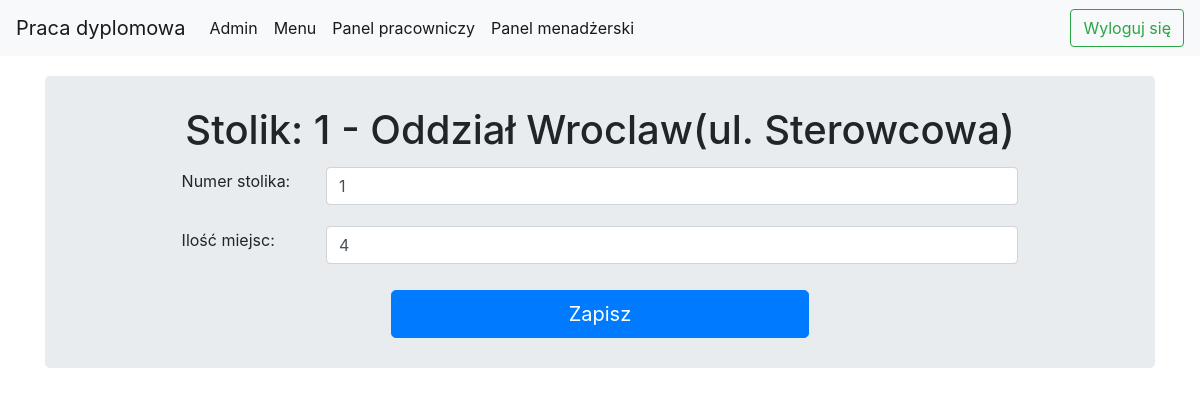
/edit_table/1/ (signed in), run on the app's committed database.
### restaurantApp/models.py (models this page shows, shortened)
class Table(models.Model):
    table_number = models.IntegerField()
    restaurant = models.ForeignKey(Restaurant, on_delete=models.CASCADE)
    chairs_quantity = models.IntegerField(default=2)
    def __str__(self):
        return f"Stolik: {self.table_number} - {self.restaurant}"

class Restaurant(models.Model):
    address = models.OneToOneField(Address, on_delete=models.CASCADE)
    def __str__(self):
        return f"Oddział {self.address.city}(ul. {self.address.street_name})"

class Address(models.Model):
    street_name = models.CharField(max_length=100)
    street_number = models.IntegerField()
    house_number = models.IntegerField(null=True, blank=True)
    city = models.CharField(max_length=100)
    zip_code = models.CharField(max_length=10)

### restaurantApp/views.py (the view)
    def _wrapped_view_func(request, *args, **kwargs):
        if request.user.employee.position != "M":
            return HttpResponse('Nie posiadasz uprawnień')
        else:
            return view_func(request, *args, **kwargs)

### restaurantApp/views.py (called while the page is built, shortened)
def manager_required(view_func):
    def _wrapped_view_func(request, *args, **kwargs):
        if request.user.employee.position != "M":
            return HttpResponse('Nie posiadasz uprawnień')
        else:
            return view_func(request, *args, **kwargs)
    return _wrapped_view_func

@login_required
@manager_required
def edit_table(request, id):
    table = Table.objects.get(id=id)
    return render(request, "restaurantApp/edit_table.html", {"table": table})

### templates/restaurantApp/edit_table.html (shortened to what this page needs)
<!DOCTYPE html>
{% extends "restaurantApp/base.html" %}
{% load static %}
{% block css_block %}
    <link rel="stylesheet" type="text/css" href="{% static 'css/control_panel.css' %}">
    <link rel="stylesheet" type="text/css" href="{% static 'css/forms.css' %}">
{% endblock css_block %}
{% block body_block %}
    <div class="jumbotron">
        <h1 align="center">{{ table }}</h1>
        <div class="form-default">
            <form id="editProductOrderForm" method="post" enctype="multipart/form-data">
                <div class="form-group row">
                    <label for id="table-number" class="col-sm-2 col-form-label">Numer stolika: </label>
                    <div class="col-sm-10">
                        <input class="form-control" id="table-number" name="table_number" type="number"
                               value="{{ table.table_number }}" min="1">
                    </div>
                </div>
                <div class="form-group row">
                    <label for id="chairs-quantity" class="col-sm-2 col-form-label">Ilość miejsc: </label>
                    <div class="col-sm-10">
                        <input class="form-control" id="chairs-quantity" name="chairs_quantity" type="number"
                               value="{{ table.chairs_quantity }}"
                               min="1">
                    </div>
                </div>
                <button type="submit" class="btn btn-primary btn-lg"> Zapisz
                </button>
            </form>
        </div>
    </div>
{% endblock %}

### static/css/base.css (style rules this page uses)
html { overflow: hidden; }
body { margin: 0; box-sizing: border-box; }
html, body { height: 100%; width: 100%; background: url("/static/img/b3.JPG") no-repeat 0 0 scroll; height: 100%; width: 100%; background-position: 0px -40px; background-repeat: no-repeat; background-size: cover; }
.jumbotron { height: 100%; margin-bottom: 20px; margin-top: 20px; padding-top: 30px; padding-bottom: 30px; }

### static/css/forms.css (style rules this page uses)
.form-default { margin-left: 10%; text-align: left; width: 80%; }
.form-default button { margin-top: 10px; margin-left: 25%; width: 50%; }
.form-default input { margin-top: 5px; }

### data on the page
Table: table_number+restaurant "Stolik: 1 - Oddział Wroclaw(ul. Sterowcowa)", table_number "1", chairs_quantity "4"
